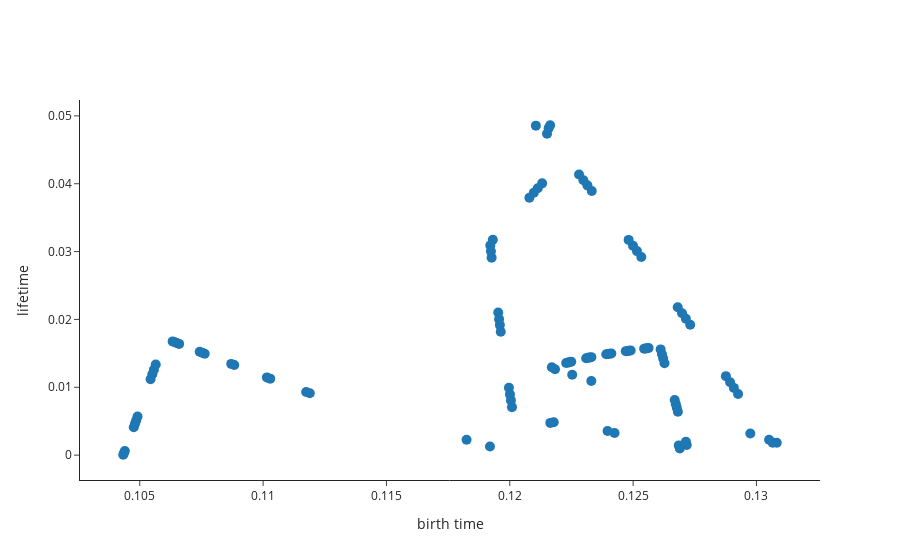

Notebook cell for this chart:
### Code cell
# how fast frequency/amplitude is varying can influence persistent diagram in a tractable way
t=np.arange(0,7*np.pi,0.01)
i=3
F=np.linspace(i/4,1,len(t))
#y=np.cos(F*t)#frequency
#y=F*np.cos(t)#amplitude
y=F+np.cos(t)#average line

M=3
delay=100
skip=10

point_Cloud=timedelay.TimeDelayEmbedding(M, delay, skip)
Points=point_Cloud(y)
dgms = ripser(Points)['dgms']
dgms=dgms[1]
persistent_time=[ele[1]-ele[0] for ele in dgms] 
BT=dgms[:,0]
LT=persistent_time
Big_Persistence=[ele for ele in range(len(LT)) if LT[ele]>0.1]
BT=np.delete(BT, Big_Persistence).tolist()
LT=np.delete(LT, Big_Persistence).tolist()

fig = go.Figure(data=go.Scatter(
    x=BT, y=LT,
    mode='markers',
    marker=dict(
        size=10,
        colorscale='Viridis',
    ),
))
fig.update_layout(
    title={},
    template="simple_white",
    xaxis_title="birth time",
    yaxis_title="lifetime",
)
fig.show()
